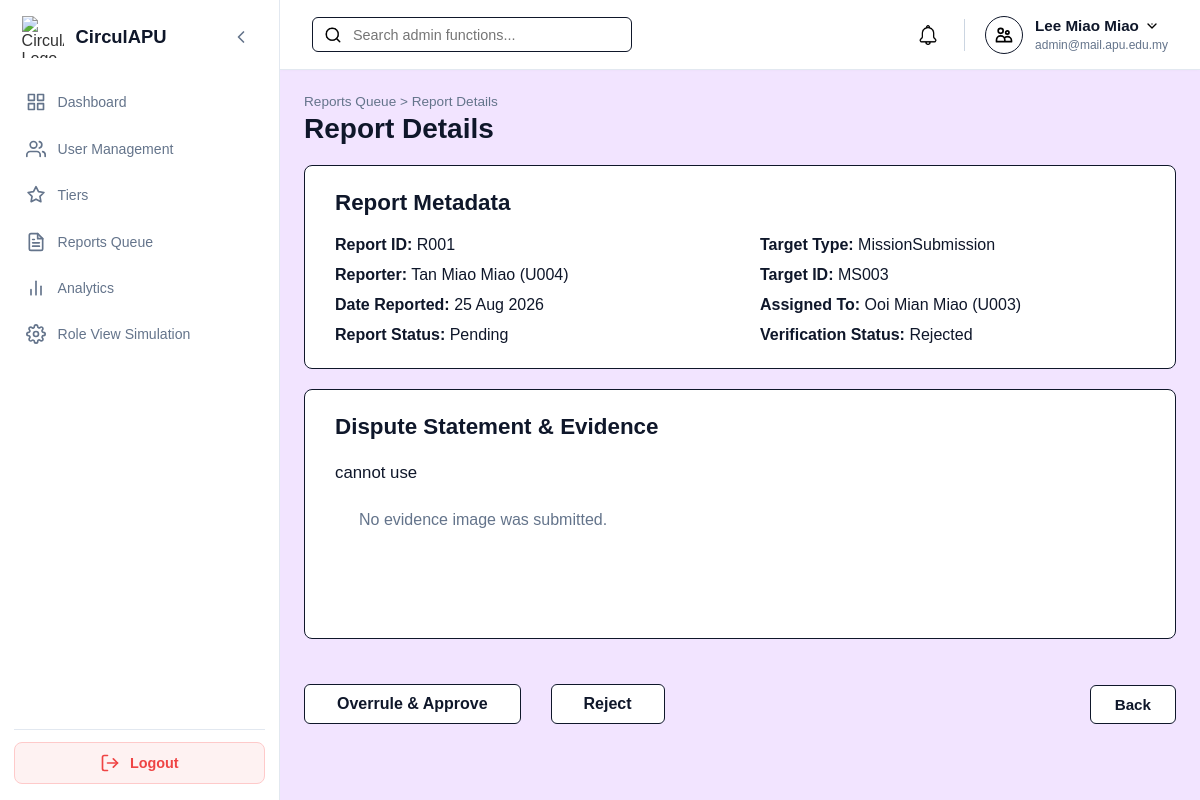
/Admin/admin_report_details.php?id=R001 (signed in), run on the app's committed database.
### tables this page shows
CREATE TABLE `report` (
  `reportID` varchar(10) NOT NULL,
  `reporterID` varchar(10) NOT NULL,
  `verificationID` varchar(10) DEFAULT NULL,
  `reason` varchar(255) NOT NULL,
  `evidenceImage` varchar(255) DEFAULT NULL,
  `status` enum('Pending','Under Investigation','Resolved') NOT NULL DEFAULT 'Pending',
  `timeCreated` timestamp NOT NULL DEFAULT current_timestamp()
);

CREATE TABLE `user` (
  `userID` varchar(10) NOT NULL,
  `name` varchar(100) NOT NULL,
  `email` varchar(100) NOT NULL,
  `password` varchar(255) NOT NULL,
  `role` enum('Member','Auditor','Manager','Admin') NOT NULL DEFAULT 'Member',
  `status` enum('Active','Suspended','Deleted') NOT NULL DEFAULT 'Active',
  `ecopoint` int(11) NOT NULL DEFAULT 0,
  `dateCreated` timestamp NOT NULL DEFAULT current_timestamp()
);

CREATE TABLE `verificationrecords` (
  `verificationID` varchar(10) NOT NULL,
  `userID` varchar(10) NOT NULL,
  `verifiedBy` varchar(10) DEFAULT NULL,
  `targetID` varchar(10) NOT NULL,
  `targetType` varchar(50) NOT NULL,
  `status` enum('Pending','Approved','Rejected') NOT NULL,
  `remarks` varchar(255) DEFAULT NULL,
  `verifiedDate` timestamp NULL DEFAULT NULL
);

### Admin/admin_report_details.php (the view, shortened to what this page needs)
<?php
require_once '../db.php';
$report_id = trim($_GET['id'] ?? '');
$sql = "SELECT r.*, u.name AS reporterName, u.userID AS reporterUID,
               v.verifiedBy, v.targetType, v.targetID, v.status AS verificationStatus,
               v.remarks AS verificationRemarks, auditor.name AS auditorName
        FROM report r
        LEFT JOIN user u ON r.reporterID = u.userID
        LEFT JOIN verificationrecords v ON r.verificationID = v.verificationID
        LEFT JOIN user auditor ON v.verifiedBy = auditor.userID
        WHERE r.reportID = ?";
$stmt = $conn->prepare($sql);
$stmt->bind_param("s", $report_id);
$stmt->execute();
$result = $stmt->get_result();
$report = $result->fetch_assoc();
$evidence_path = trim((string)($report['evidenceImage'] ?? ''));
$evidence_url = null;
?>
<!DOCTYPE html>
<html lang="en">
<head>
    <link rel="stylesheet" href="../style.css">
    <link rel="stylesheet" href="admin_style.css">
</head>
<body class="role-admin">
    <div class="dashboard-container">
        <?php include '../sidebar.php'; ?>
        <div class="main-content">
            <?php include '../header.php'; ?>
            <main class="page-body">
                <div class="admin-page-header">
                    <div>
                        <p class="header-breadcrumb">Reports Queue &gt; Report Details</p>
                        <h1 class="header-title">Report Details</h1>
                    </div>
                </div>
                <div class="report-details-container">
                    <div class="report-card">
                        <h2 class="report-card-title">Report Metadata</h2>
                        <div class="metadata-grid">
                            <div class="metadata-column">
                                <p><strong>Report ID:</strong> <?php echo htmlspecialchars($report['reportID']); ?></p>
                                <p><strong>Reporter:</strong> <?php echo htmlspecialchars($report['reporterName'] ?: 'Unknown User'); ?> (<?php echo htmlspecialchars($report['reporterID']); ?>)</p>
                                <p><strong>Date Reported:</strong> <?php echo date('j M Y', strtotime($report['timeCreated'])); ?></p>
                                <p><strong>Report Status:</strong> <?php echo htmlspecialchars($report['status']); ?></p>
                            </div>
                            <div class="metadata-column">
                                <p><strong>Target Type:</strong> <?php echo htmlspecialchars($report['targetType'] ?: '-'); ?></p>
                                <p><strong>Target ID:</strong> <?php echo htmlspecialchars($report['targetID'] ?: '-'); ?></p>
                                <p><strong>Assigned To:</strong>
                                    <?php if ($report['verifiedBy']): ?>
                                        <?php echo htmlspecialchars($report['auditorName'] ?: 'Unknown User'); ?> (<?php echo htmlspecialchars($report['verifiedBy']); ?>)
                                    <?php else: ?>
                                        Unassigned
                                    <?php endif; ?>
                                </p>
                                <p><strong>Verification Status:</strong> <?php echo htmlspecialchars($report['verificationStatus'] ?: '-'); ?></p>
                            </div>
                        </div>
                    </div>
                    <div class="report-card evidence-card">
                        <h2 class="report-card-title">Dispute Statement &amp; Evidence</h2>
                        <div class="evidence-statement-box">
                            <p><?php echo nl2br(htmlspecialchars($report['reason'])); ?></p>
                        </div>
                        <?php if ($evidence_url): ?>
                            <div class="evidence-image-preview">
                                <img src="<?php echo htmlspecialchars($evidence_url); ?>" alt="Evidence submitted with report <?php echo htmlspecialchars($report_id); ?>">
                            </div>
                        <?php elseif ($evidence_path !== ''): ?>
                            <p class="table-empty-msg">The stored evidence path is invalid.</p>
                        <?php else: ?>
                            <p class="table-empty-msg">No evidence image was submitted.</p>
                        <?php endif; ?>
                    </div>
                    <form method="POST" action="admin_report_details.php?id=<?php echo urlencode($report_id); ?>" class="report-actions-footer">
                        <div class="action-btn-group">
                            <?php if ($report['status'] === 'Pending'): ?>
                                <button type="submit" name="resolution" value="approve" class="btn-report-action btn-approve" onclick="return confirm('Overrule this escalation and approve the related verification?');">
                                    Overrule &amp; Approve
                                </button>
                                <button type="submit" name="resolution" value="reject" class="btn-report-action btn-reject" onclick="return confirm('Reject this escalation and remove its related content from active listings?');">
                                    Reject<?php echo strtolower((string)$report['targetType']) === 'asset' ? ' & Remove Asset' : ''; ?>
                                </button>
                            <?php else: ?>
                                <span class="status-badge <?php echo strtolower(str_replace(' ', '-', $report['status'])); ?>">This report is <?php echo htmlspecialchars($report['status']); ?></span>
                            <?php endif; ?>
                        </div>
                        <a href="reports_queue.php" class="btn-back">
                            Back
                        </a>
                    </form>
                </div>
            </main>
        </div>
    </div>
</body>
</html>

### style.css (style rules this page uses)
:root { --sidebar-width: 280px; --sidebar-collapsed-width: 80px; --header-height: 70px; --transition-speed: 0.3s; }
body.role-admin { --primary-color: #6b21a8; --primary-hover: #581c87; --bg-color: #f2e4ff; --card-bg: #ffffff; --badge-bg: #f3e8ff; --badge-text: #6b21a8; --border-color: #e2e8f0; }
body { --primary-color: #333333; --primary-hover: #000000; --bg-color: #f7f9fc; --card-bg: #ffffff; --badge-bg: #e0e0e0; --badge-text: #333333; --border-color: #e2e8f0; }
* { box-sizing: border-box; margin: 0; padding: 0; font-family: Arial, Helvetica, sans-serif; }
html, body { width: 100%; min-height: 100vh; background-color: var(--bg-color); color: #333333; }
.dashboard-container { display: flex; width: 100vw; min-height: 100vh; position: relative; background-color: var(--bg-color); }
.main-content { margin-left: var(--sidebar-width); width: calc(100vw - var(--sidebar-width)); min-height: 100vh; display: flex; flex-direction: column; flex-grow: 1; transition: margin-left var(--transition-speed) ease-in-out, width var(--transition-speed) ease-in-out; }
.page-body { padding: 1.5rem; flex-grow: 1; width: 100%; }

### Admin/admin_style.css (style rules this page uses)
.admin-page-header { display: flex; justify-content: space-between; align-items: center; margin-bottom: 20px; }
.admin-page-header .header-breadcrumb { margin: 0; color: #64748b; font-size: 0.85rem; }
.admin-page-header .header-title { margin: 4px 0 0 0; font-size: 1.75rem; color: #0f172a; }
.table-empty-msg { padding: 24px; color: #64748b; }
.btn-back { background: #ffffff; border: 1px solid #0f172a; border-radius: 6px; padding: 10px 24px; font-size: 0.95rem; font-weight: 600; color: #0f172a; text-decoration: none; transition: background 0.2s ease; }
.report-details-container { max-width: 950px; margin: 0 auto; display: flex; flex-direction: column; gap: 20px; }
.report-card { background: #ffffff; border: 1px solid #0f172a; border-radius: 8px; padding: 24px 30px; }
.report-card-title { margin: 0 0 20px 0; font-size: 1.4rem; color: #0f172a; font-weight: 700; }
.metadata-grid { display: flex; justify-content: space-between; gap: 40px; }
.metadata-column { flex: 1; display: flex; flex-direction: column; gap: 12px; }
.metadata-column p { margin: 0; font-size: 1rem; color: #0f172a; }
.metadata-column p strong { font-weight: 700; }
.evidence-card { min-height: 250px; }
.evidence-statement-box { font-size: 1.05rem; color: #0f172a; line-height: 1.6; }
.evidence-statement-box p { margin: 0; }
.report-actions-footer { display: flex; justify-content: space-between; align-items: center; margin-top: 15px; padding-top: 10px; }
.action-btn-group { display: flex; gap: 30px; }
.btn-report-action { background: #ffffff; border: 1px solid #0f172a; border-radius: 6px; padding: 10px 32px; font-size: 1rem; font-weight: 600; color: #0f172a; cursor: pointer; transition: background 0.2s ease, transform 0.1s ease; }

### data on the page
report: reportID "R001", reporterID.name "Tan Miao Miao", reporterID "U004", timeCreated "25 Aug 2026", status "Pending", verificationID.targetType "MissionSubmission", verificationID.targetID "MS003", user.name "Ooi Mian Miao", verificationID.verifiedBy "U003", verificationID.status "Rejected", reason "cannot use"

### other printed values
$user_name "Lee Miao Miao"
$user_email "admin@mail.apu.edu.my"
